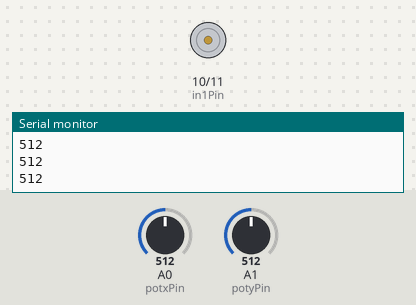
The sketch below on a simulated Arduino Uno, built with avr-gcc and run on an emulated ATmega328P. Shown: motor-driver pin pairs drawn as motors (green arrow = first pin HIGH = forward, orange = second pin HIGH = backward, longer = more drive, scaled by the enable pin), the last lines printed to the serial monitor. The test bench sets the inputs (shaded band); at power-on: A1 (potyPin) = 512, A0 (potxPin) = 512.

Above: at 1.2 s.
1.3 s: A1 (potyPin) set to 590
2.8 s: A1 (potyPin) set to 616
At 3.2 s:
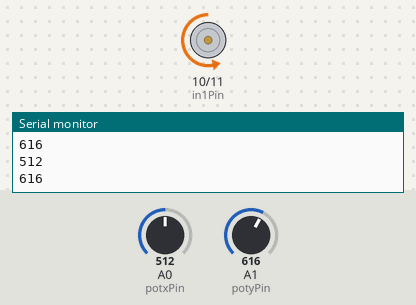
4.3 s: A1 (potyPin) set to 511
At 5.4 s:
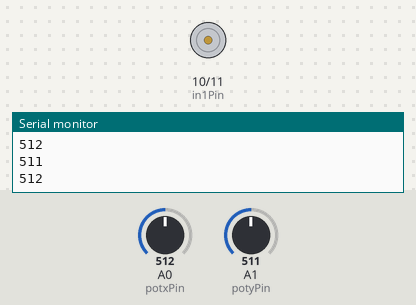
5.8 s: A1 (potyPin) set to 409
7.3 s: A1 (potyPin) set to 382
At 7.9 s:
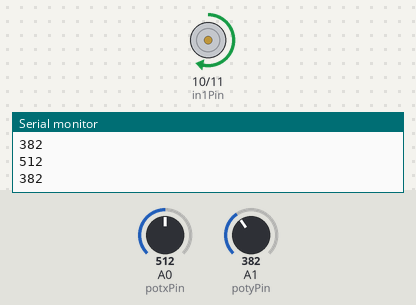
8.8 s: A1 (potyPin) set to 410
At 10.2 s:
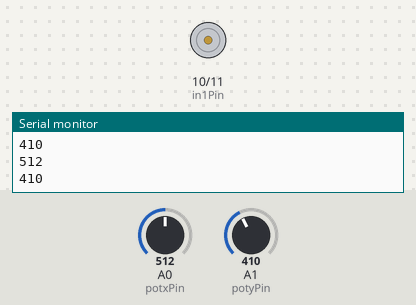
Timing chart, 0 to 11.3 s (numbered marks = the images above; inputs shaded):
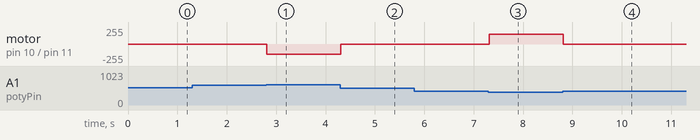

The sketch:

OkulOncesiSa_SolProjesi.ino
```cpp
int enablePin = 9;
int in1Pin = 10;
int in2Pin = 11;
int potxPin = A0;
int potyPin = A1;
int potxValue;
int potyValue;

void setup()
{
  pinMode(in1Pin, OUTPUT);
  pinMode(in2Pin, OUTPUT);
  pinMode(enablePin, OUTPUT);
  Serial.begin(9600);
}

void loop()
{
  potxValue = analogRead(potxPin);
  potyValue = analogRead(potyPin);
  Serial.println(potxValue);
  Serial.println(potyValue);

  if (potyValue > 600) {
    analogWrite(enablePin, 150);
    digitalWrite(in2Pin, 1);
  }

  else if (potyValue < 400) {
    analogWrite(enablePin, 150);
    digitalWrite(in1Pin, 1);
  }

  else{
    digitalWrite(in1Pin, 0);
    digitalWrite(in2Pin, 0);
  }

}
```

Measured:
- the behaviour switches between 600 and 601 on A1 (potyPin) (found by bisection; images 0 and 1)
- the behaviour switches between 400 and 399 on A1 (potyPin) (found by bisection; images 2 and 3)
- after the input at 2.8 s, motor on pin 10 (in1Pin) / pin 11 (in2Pin): stopped → backward 150/255 at once
- after the input at 4.3 s, motor on pin 10 (in1Pin) / pin 11 (in2Pin): backward 150/255 → stopped at once
- after the input at 7.3 s, motor on pin 10 (in1Pin) / pin 11 (in2Pin): stopped → forward 150/255 at once
- after the input at 8.8 s, motor on pin 10 (in1Pin) / pin 11 (in2Pin): forward 150/255 → stopped at once
